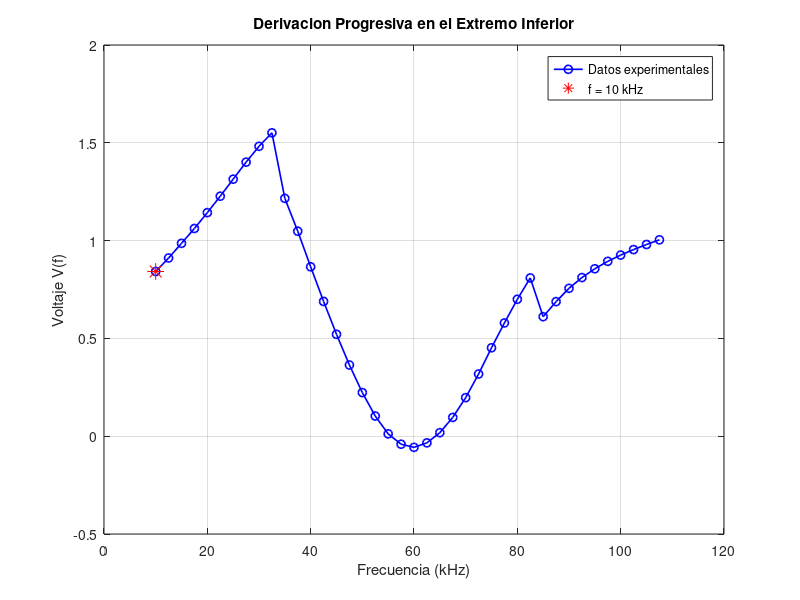

Recreate this plot in MATLAB.
clc;
clear;
close all;

%% DATOS

f = [10 12.5 15 17.5 20 22.5 25 27.5 30 32.5 ...
    35 37.5 40 42.5 45 47.5 50 52.5 55 57.5 ...
    60 62.5 65 67.5 70 72.5 75 77.5 80 82.5 ...
    85 87.5 90 92.5 95 97.5 100 102.5 105 107.5];

V = [0.842 0.911 0.986 1.062 1.143 1.227 1.314 1.401 ...
    1.482 1.551 1.216 1.048 0.866 0.689 0.521 0.364 ...
    0.223 0.103 0.012 -0.041 -0.057 -0.034 0.018 ...
    0.096 0.197 0.318 0.452 0.579 0.700 0.809 ...
    0.611 0.688 0.756 0.811 0.856 0.894 0.926 ...
    0.954 0.980 1.004];

%% PASO

h = 2.5;

%% FORMULA PROGRESIVA DE ORDEN 2

dV10 = (-3*V(1) + 4*V(2) - V(3)) / (2*h);

%% RESULTADO

fprintf('dV/df(10 kHz) = %.5f\n',dV10);

%% GRAFICA

figure;

plot(f,V,'bo-','LineWidth',1.2);
hold on;

plot(f(1),V(1),'r*','MarkerSize',12);

xlabel('Frecuencia (kHz)');
ylabel('Voltaje V(f)');

title('Derivacion Progresiva en el Extremo Inferior');

legend('Datos experimentales',...
    'f = 10 kHz');

grid on;
